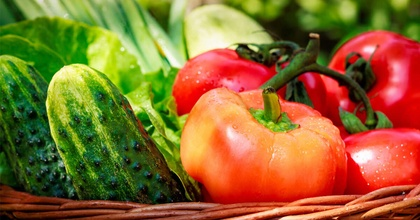
%> input picture fruits.jpg, 420 x 220 px, shrunk from 1200 x 628 before the run
$ octave JpegEncodeDecode.m   (GNU Octave 9; MATLAB toolbox functions it lacks are replaced by stand-ins)
%> lines starting %> are read from the running program, lines starting %| are printed output that depends on the picture
clear all

% Q = csvread('luminance.csv');
Q = [16 11 10 16 24 40 51 61; %luminance
    12 12 14 19 26 58 60 55;
    14 13 16 24 40 57 69 56;
    14 17 22 29 51 87 80 62;
    18 22 37 56 68 109 103 77;
    24 35 55 64 81 104 113 92;
    49 64 78 87 103 121 120 101;
    72 92 95 98 112 100 103 99];

% Fungsi 1 - Membaca gambar dan mengubah RGB menjadi Greyscale
imdata = imread('fruits.jpg');
%> imdata is the input picture: size 220x420x3 uint8; mean R, G, B 141.9, 105.1, 47
[rows, columns,color] = size(imdata);
%> rows = 220; columns = 420; color = 3

G = rgb2gray(imdata);
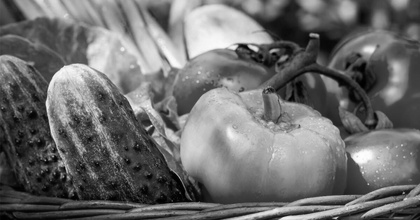
%> G: size 220x420 uint8; min 0, max 254, mean 109.5
Size=size(G);
%> Size = [220 420]
num_mem_bytes = prod(Size)
%> num_mem_bytes = 92400

clear imdata;

% Fungsi 2 - Mengubah gambar menjadi matrix
columnsnew = columns;
%> columnsnew = 420
rowsnew = rows;
%> rowsnew = 220

if mod(rows,8) ~= 0
    rowsnew = rows + mod(rows,8);
%> rowsnew = 224
end

if mod(columns,8) ~= 0
    columnsnew = columns + mod(columns,8);
%> columnsnew = 424
end

A = zeros(rowsnew,columnsnew);


for i =1:1:columns
    for j =1:1:rows
        A(j,i) = G(j,i);
    end
end
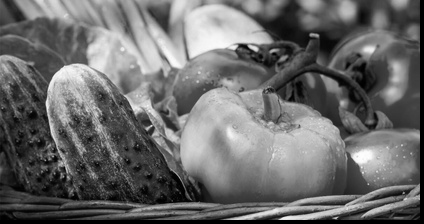
%> A: size 224x424 double; min 0, max 254, mean 106.5

clear columnsnew rowsnew;

% Fungsi 3 - Membagi matriks menjadi 8x8
for i=1:8:columns - 8
    for j=1:8:rows - 8
        newrows = (j+7)/8;
        newcolumns = (i+7)/8;
        B{newrows,newcolumns} = A(j:j+7, i:i+7);
    end
end
%> after the loop, B = 1404 items

clear newrows newcolumns;

% Fungsi 4 - Membangun matrix DCT
DCT = ones(8,8);

for g = 0:7
    for j = 0:7
        DCT(j+1,g+1) = cos(((2*g + 1)*j*pi)/16);
    end
end

% ENCODING

for i = 1:149
    for j = 1:78
        B{j,i} = DCT * B{j,i} * transpose(DCT) ;

        % Fungsi 5 - Mengkuantisasi matrix dengan luminance
        L = round(B{j,i}/(Q));


        % Fungsi 6 - Melakukan Run Length Encoding
        X=reshape(L',[1,64]);
        M=rle(X);


        % Fungsi 7 - Melakukan Huffman Encoding
        symbols = unique(M(:));
        counts = hist(M(:), symbols);
        p = double(counts) ./ sum(counts);
        sig = M;
        dict{j,i} = huffmandict(symbols,p);
%> (the run ends here)
